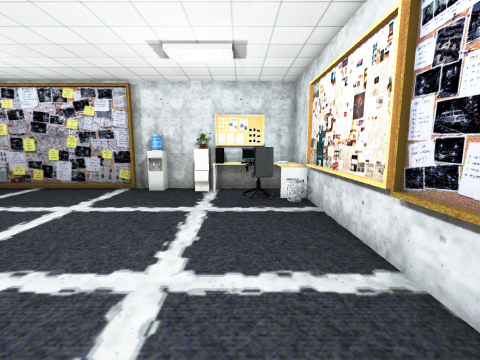
view 1 (above)

14 first-person views from a walk through a 3-D level made in the Unity game engine. The camera is 1.2 m above the floor, tilts 8° down and sees 90° across. Doors are open. The floor is counted in squares, 0.5 m on a side. Each view is taken from the middle of a square. On the plan, view 1 faces up. The plan holds only what a view shows up to about 17 squares ahead; the rest is blank. Some animated figures are left out.

view 2
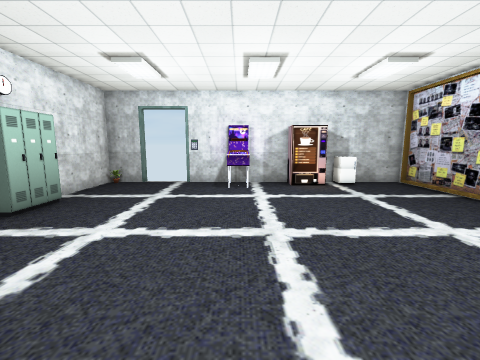

view 3
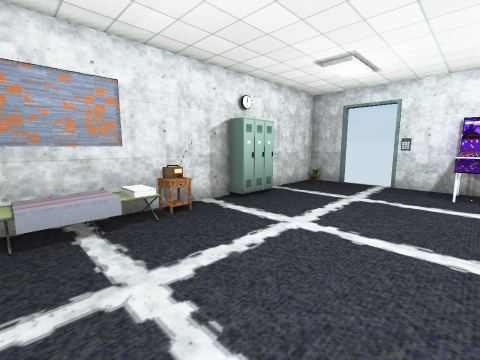

view 4
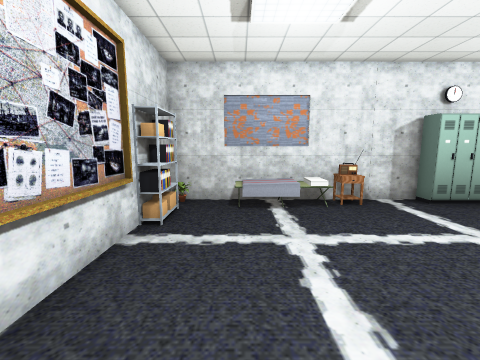

view 5
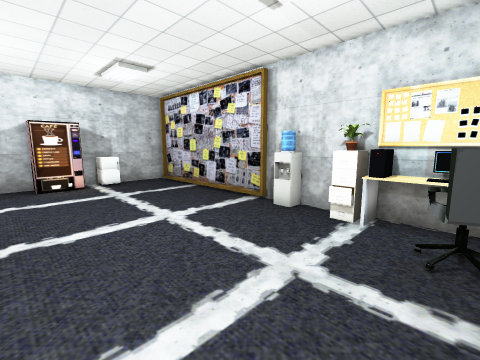

view 6
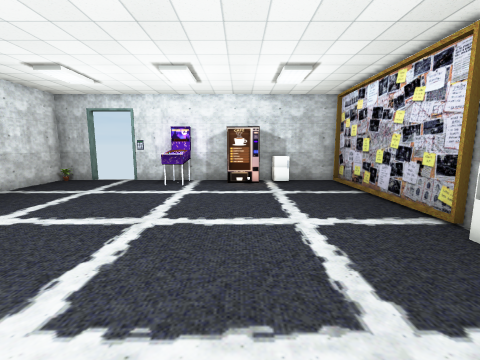

view 7
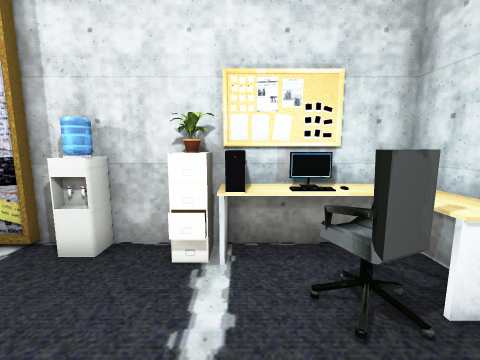

view 8
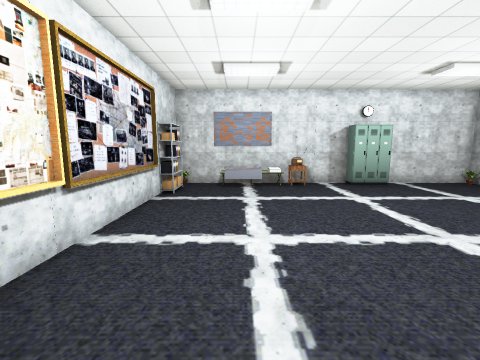

view 9
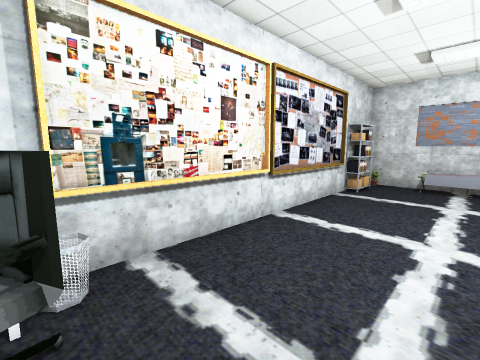

view 10
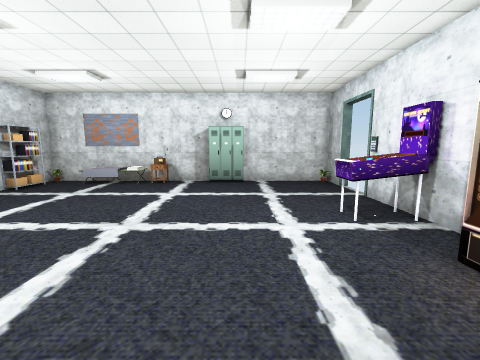

view 11
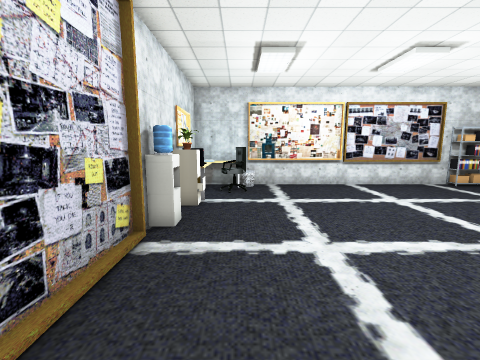

view 12
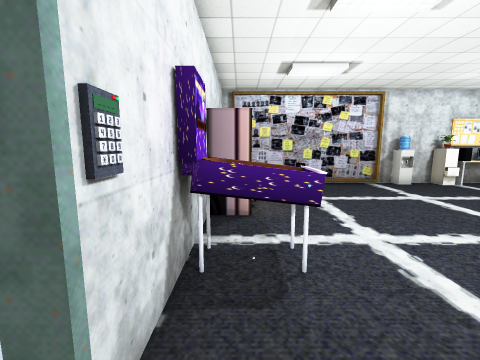

view 13
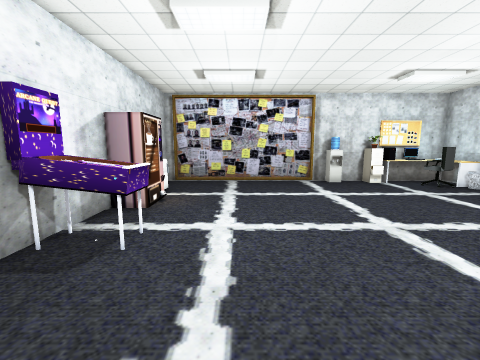

view 14
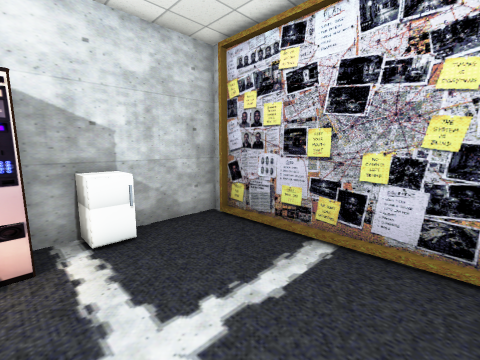

### Floor plan
Key: @ floor where view 1 was taken; # wall or solid block; . floor; D open door; ^ raised ledge; O other object.
Columns run from 17 left of view 1 to 3 right of it. Each row starts with its distance up from view 1.
 14  ####################
 13  #.........#OO OOOOOO
 12  #...............OOOO
 11  #...............OOO#
 10  OO.................#
  9  #O.................#
  8  #O.................#
  7  OO.................#
  6  #O.................#
  5  #..................#
  4  #..................#
  3  # ^................#
  2  #^^................#
  1 ##..................#
  0 #O...............@..#
 -1 #D..................#
 -2  D.................O#
 -3 #D.................OO
 -4 ##.................O#
 -5  #.....OOO..OOOOOO..#
 -6  ####################

Positions as (right, up) in squares from view 1, and headings:
1: (0, 0), facing up
2: (0, 3), facing left
3: (0, 3), facing down-left
4: (0, 5), facing down
5: (1, 5), facing up-left
6: (1, 7), facing left
7: (-1, 8), facing up
8: (-1, 10), facing down
9: (-2, 11), facing down-right
10: (-10, 11), facing down
11: (-12, 11), facing right
12: (-15, -2), facing up
13: (-11, -3), facing up
14: (-9, 8), facing up-left
